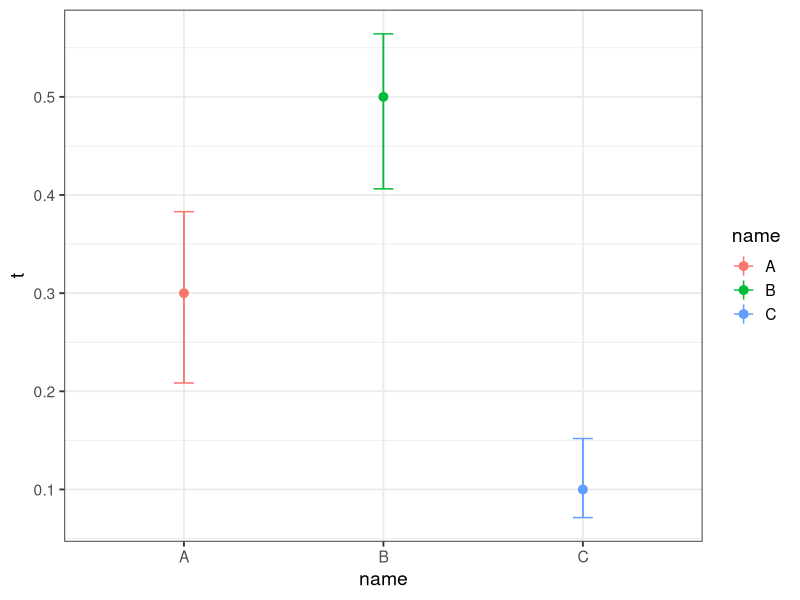

R code for this plot:
library(dplyr)
library(tibble)
library(ggplot2)

set.seed(42)

t = c(0.3, 0.5, 0.1)
low_t  = t - runif(3, min = 0, max = 0.1)
high_t = t + runif(3, min = 0, max = 0.1)
res = tibble(name = c('A', 'B', 'C'), t = t, low_ci = low_t, high_ci = high_t)
res

res %>% ggplot(aes(x = name, y = t, color = name)) +
  geom_pointrange(aes(ymin = low_ci, ymax = high_ci)) +
  geom_errorbar(aes(ymin = low_ci, ymax = high_ci), width = 0.1) +
  theme_bw(base_size = 14)
